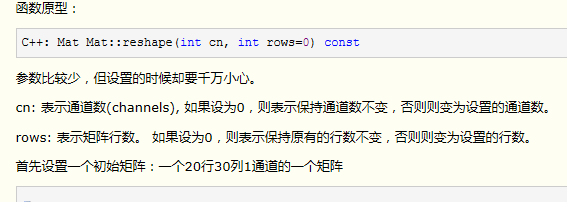
//> input picture lazy snapping/1.jpg, 567 x 202 px
$ ./lazy_snapping   (built with g++ and OpenCV 4)
//> lines starting //> are read from the running program, lines starting //| are printed output that depends on the picture; after the words box and inside, x2 and y2 are one past the last pixel; in counts of white or black regions, pixels touching at a corner belong together
### lazy snapping/stdafx.h
// stdafx.h : 标准系统包含文件的包含文件，
// 或是经常使用但不常更改的
// 特定于项目的包含文件
//

#pragma once

#include "targetver.h"

#include <stdio.h>
#include <tchar.h>


// TODO:  在此处引用程序需要的其他头文件

### lazy snapping/Bitmap.h
// -----------------------------------------------------
// bitmap.h
//
// header file for MS bitmap format
// -----------------------------------------------------

#ifndef BITMAP_H
#define BITMAP_H

#include <stdio.h>
#include <string.h>

#define BMP_BI_RGB        0L

typedef unsigned short	BMP_WORD;
typedef unsigned int	BMP_DWORD;
typedef int				BMP_LONG;

typedef struct {
	BMP_WORD	bfType;
	BMP_DWORD	bfSize;
	BMP_WORD	bfReserved1;
	BMP_WORD	bfReserved2;
	BMP_DWORD	bfOffBits;
} BMP_BITMAPFILEHEADER;

typedef struct {
	BMP_DWORD	biSize;
	BMP_LONG	biWidth;
	BMP_LONG	biHeight;
	BMP_WORD	biPlanes;
	BMP_WORD	biBitCount;
	BMP_DWORD	biCompression;
	BMP_DWORD	biSizeImage;
	BMP_LONG	biXPelsPerMeter;
	BMP_LONG	biYPelsPerMeter;
	BMP_DWORD	biClrUsed;
	BMP_DWORD	biClrImportant;
} BMP_BITMAPINFOHEADER;

// global I/O routines
extern unsigned char* readBMP( const char* fname, int& width, int& height );
extern void readBMP( const char* fname, float*& fImg, int& width, int& height );
extern void readBMP( const char* fname, float*& fImgR, float*& fImgG, float*& fImgB, int& width, int& height );
extern void writeBMP( const char* iname, int width, int height, unsigned char* data );
extern void writeBMP( const char* iname, int width, int height, float* data );
extern void writeBMP( const char* iname, int width, int height, float* dataR, float* dataG, float* dataB);

#endif

### lazy snapping/regions-new.h
// (C) 2002 Marshall Tappen, MIT AI Lab

#ifndef _reg_h
#define _reg_h

//#define FLOATTYPE float
typedef float FLOATTYPE;
typedef float FloatType;
#define UP 0
#define DOWN 1
#define LEFT 2
#define RIGHT 3
#include "MaxProdBP.h"

class MaxProdBP;
class OneNodeCluster
{
public:
  OneNodeCluster();

  //static const int UP = 0, DOWN = 1, LEFT = 2, RIGHT = 3;
  static int numStates;

  FLOATTYPE   *receivedMsgs[4],
              *nextRoundReceivedMsgs[4],
              *localEv;


//   FLOATTYPE *psi[4];
  void ComputeMsgRight(FLOATTYPE *msgDest, int r, int c, MaxProdBP *mrf);
  void ComputeMsgUp(FLOATTYPE *msgDest, int r, int c, MaxProdBP *mrf);

  void ComputeMsgLeft(FLOATTYPE *msgDest, int r, int c, MaxProdBP *mrf);

  void ComputeMsgDown(FLOATTYPE *msgDest, int r, int c, MaxProdBP *mrf);

  void getBelief(FLOATTYPE *beliefVec);
  int getBeliefMaxInd();

  int msgChange(FLOATTYPE thresh);

  void deliverMsgs();

};

void initOneNodeMsgMem(OneNodeCluster *nodeArray, FLOATTYPE *memChunk, const int numNodes,
                       const int msgChunkSize);

void computeMessagesUpDown(OneNodeCluster *nodeArray, const int numCols, const int numRows,
                           const int currCol, const FLOATTYPE alpha, MaxProdBP *mrf);
void computeMessagesLeftRight(OneNodeCluster *nodeArray, const int numCols, const int numRows,
                              const int currRow, const FLOATTYPE alpha, MaxProdBP *mrf);

void computeOneNodeMessagesPeriodic(OneNodeCluster *nodeTopArray, OneNodeCluster *nodeBotArray,
                                    const int numCols, const FLOATTYPE alpha);


#endif

### lazy snapping/LinkedBlockList.h
/* Singly Linked List of Blocks */
// This data structure should be used only for the GCoptimization class implementation
// because it lucks some important general functions for general list, like remove_item()
// The head block may be not full
// For regular 2D grids, it's better to set GCLL_BLOCK_SIZE to 2
// For other graphs, it should be set to the average expected number of neighbors
// Data in linked list for the neighborhood system is allocated in blocks of size GCLL_BLOCK_SIZE

#ifndef __LINKEDBLOCKLIST_H__
#define __LINKEDBLOCKLIST_H__

#define GCLL_BLOCK_SIZE 4
// GCLL_BLOCKSIZE should "fit" into the type BlockType. That is
// if GCLL_BLOCKSIZE is larger than 255 but smaller than largest short integer
// then  BlockType should be set to short
typedef unsigned char BlockType;

//The type of data stored in the linked list
typedef void * ListType;

class LinkedBlockList{

public:
    void addFront(ListType item);
    inline bool isEmpty(){if (m_head == 0) return(true); else return(false);};
    inline LinkedBlockList(){m_head = 0; m_head_block_size = GCLL_BLOCK_SIZE;};
    ~LinkedBlockList();

    // Next three functins are for the linked list traversal
    inline void setCursorFront(){m_cursor = m_head; m_cursor_ind = 0;};
    ListType next();
    bool hasNext();

private:
    typedef struct LLBlockStruct{
        ListType m_item[GCLL_BLOCK_SIZE];
        struct LLBlockStruct *m_next;
    } LLBlock;

    LLBlock *m_head;
    // Remembers the number of elements in the head block, since it may not be full
    BlockType m_head_block_size;
    // For block traversal, points to current element in the current block
    BlockType m_cursor_ind;
    // For block traversal, points to current block in the linked list
    LLBlock *m_cursor;
};

#endif

### lazy snapping/MaxProdBP.h
#ifndef __MAXPRODBP_H__
#define __MAXPRODBP_H__

#include <stdio.h>
#include <stdlib.h>
#include <string.h>
#include <assert.h>
#include "mrf.h"
#include "LinkedBlockList.h"
#include "regions-new.h"

//#define FloatType float
//#define FLOATTYPE float


typedef float FloatType;
typedef float FLOATTYPE;

class MaxProdBP;

class MaxProdBP : public MRF{
public:
	MaxProdBP(int width, int height, int nLabels, EnergyFunction *eng);
	MaxProdBP(int nPixels, int nLabels,EnergyFunction *eng);
	~MaxProdBP();
	void setNeighbors(int pix1, int pix2, CostVal weight);
	Label getLabel(int pixel){return(m_answer[pixel]);};
	void setLabel(int pixel,Label label){m_answer[pixel] = label;};
	Label* getAnswerPtr(){return(m_answer);};
	void clearAnswer();
  void setParameters(int , void *){printf("No optional parameters to set");}
	EnergyVal smoothnessEnergy();
	EnergyVal dataEnergy();
  EnergyFunction *getEnergyFunction();
  int getWidth();
  int getHeight();
  FLOATTYPE *getScratchMatrix();
  int getNLabels();
  bool varWeights();
  void setExpScale(int expScale);
  friend void getPsiMat(OneNodeCluster &cluster, FLOATTYPE *&destMatrix,
			int r, int c, MaxProdBP *mrf, int direction, FLOATTYPE &var_weight);

  InputType getSmoothType();
  FLOATTYPE getExpV(int i);
  FLOATTYPE *getExpV();

  CostVal getHorizWeight(int r, int c);
  CostVal getVertWeight(int r, int c);


  CostVal m_lambda;
  CostVal m_smoothMax;
  int m_smoothExp;

  enum //Borrowed from BP-S.h by vnk
    {
      NONE,
      L1,
      L2,
      FIXED_MATRIX,
      GENERAL,
      BINARY,
    } m_type;

protected:
	void setData(DataCostFn dcost);
	void setData(CostVal* data);
	void setSmoothness(SmoothCostGeneralFn cost);
	void setSmoothness(CostVal* V);
	void setSmoothness(int smoothExp,CostVal smoothMax, CostVal lambda);
	void setCues(CostVal* hCue, CostVal* vCue);
	void initializeAlg();
	void BPinitializeAlg();
	void optimizeAlg(int nIterations);

private:
	Label *m_answer;
	CostVal *m_V;
	CostVal *m_D;
	CostVal *m_horizWeights;
	CostVal *m_vertWeights;
  FLOATTYPE m_exp_scale;
	DataCostFn m_dataFn;
	SmoothCostGeneralFn m_smoothFn;
	bool m_needToFreeV;
  FLOATTYPE *m_scratchMatrix;
  FLOATTYPE *m_ExpData;
  FLOATTYPE *m_message_chunk;
  OneNodeCluster *nodeArray;
  typedef struct NeighborStruct {
    int     to_node;
    CostVal weight;
  } Neighbor;

  LinkedBlockList *m_neighbors;
};


#endif /*  __ICM_H__ */

### lazy snapping/lazy snapping.cpp
// lazy snapping.cpp : 定义控制台应用程序的入口点。
//
#include "MaxProdBP.h"
#include "Bitmap.h"
#include "mrf.h"
#include "stdafx.h"
#include<opencv2/core/core.hpp>
#include<opencv2/highgui/highgui.hpp>
#include<opencv2\imgproc\imgproc.hpp>
#include<vector>
#include<iostream>
using namespace cv;
using namespace std;
#define K_MEANS_CLUSTERS_NUM 64
string MainWindowName = "Mouse operation";//主窗口（进行鼠标操作的原图窗口）
string MaskWindowName = "Mask Image";//附属窗口（记录鼠标操作的黑白窗口）
bool g_bLeftButtonDown = false;
bool g_brightButtonDown = false;
string IMAGE_PATH_PREFIX = "data1/";
string IMAGE_OUTPUT_PATH = "output/";
vector<Mat>KmeansResult;
Mat g_mMaskImg;//记录划线的图
Mat srcimg1D, E1_1D;
Point g_pPrevious; // previous point position
Point g_pCurrent; // current mouse position 这两句对点的声明如果放进了mousecallback函数里就会出问题
void on_MouseCallBack(int event, int x, int y, int flags, void* params);
Mat UIdesign(const Mat&  srcImg);vector<Mat>Kmeans(Mat &mark, Mat &srcImg);//聚类返回vector0为前景的聚类结果 vector1为后景
Mat coutdata(Mat &mark, Mat &srcImg);//返回1维的E1能量值矩阵
Mat cv1D(Mat &mark);//返回列向量只转换8uc3
// [64 lines left out: functions dCost, fnCost, not called in this run]
Mat CutPhoto(Mat &srcImg, Mat & E1_1D);
int main()
{
	Mat srcImg = imread(IMAGE_PATH_PREFIX + "1.jpg");
//> srcImg is the input picture: 202 rows x 567 cols, CV_8UC3; mean B, G, R 229.1, 237.6, 237.6
    srcimg1D = cv1D(srcImg);
//> the loop in cv1D, `for (int i = 0; i <(int)mark.rows; i++)` made 202 passes
//> after the loop in cv1D, `for (int i = 0; i <(int)mark.rows; i++)`: k = 114534
	Mat markmat=UIdesign(srcImg);
	//E1_1D = coutdata(markmat, srcImg);
	imwrite(IMAGE_OUTPUT_PATH + "butterfly.jpg", CutPhoto(srcImg, coutdata(markmat, srcImg)));
	return 0;
}
void on_MouseCallBack(int event, int x, int y, int flags, void* params)//借用网上的交互式鼠标代码，opencv，自己改成了可以左右双键操作的
{
	Mat& img = *(Mat*)params;
	switch (event)
	{
	case EVENT_MOUSEMOVE:
	{
		if (g_bLeftButtonDown)
		{
			g_pCurrent = Point(x, y); // current mouse position

			//liftpLinePoints.push_back(g_pCurrent); // add current mouse position

			line(img, g_pPrevious, g_pCurrent, Scalar(0, 0, 255), 8, 8); // draw line on the input image 前景用红色画在原图的副本上和空白纸上
			line(g_mMaskImg, g_pPrevious, g_pCurrent, Scalar(0, 0, 255), 8, 8); // draw line on the mask image

			g_pPrevious = g_pCurrent; // after drawing, current mouse position should be previous mouse position of next movement
		}
		if (g_brightButtonDown)
		{
			g_pCurrent = Point(x, y); // current mouse position
			//rightpLinePoints.push_back(g_pCurrent); // add current mouse position

			line(img, g_pPrevious, g_pCurrent, Scalar(255,0, 0 ), 8, 8); // 后景用蓝色画在原图的副本上//b g r
			line(g_mMaskImg, g_pPrevious, g_pCurrent, Scalar( 255,0, 0), 8, 8); // 讲画的标记线画在空白纸上
			g_pPrevious = g_pCurrent; // after drawing, current mouse position should be previous mouse position of next movement
		}
	}
		break;
	case EVENT_LBUTTONDOWN:
	{
		g_bLeftButtonDown = true;

		g_pPrevious = Point(x, y);

		//liftpLinePoints.push_back(g_pPrevious);
	}
		break;
	case EVENT_LBUTTONUP:
	{
		g_bLeftButtonDown = false;
	}
		break;
	case EVENT_RBUTTONDOWN:
	{
		g_brightButtonDown = true;

		g_pPrevious = Point(x, y);

		//rightpLinePoints.push_back(g_pPrevious);
	}
		break;
	case EVENT_RBUTTONUP:
	{
		g_brightButtonDown = false;
	}
		break;


	}
}
Mat UIdesign(const Mat&  srcImg)
{

	Mat tempImg;//复制srcimage用于操作的
	Size srcSize = srcImg.size();
//> srcSize = Size(567, 202)
	g_mMaskImg = Mat(srcSize.height, srcSize.width, CV_8UC3);
	g_mMaskImg = Scalar::all(0);

	srcImg.copyTo(tempImg);

	namedWindow(MainWindowName);
	namedWindow(MaskWindowName);

	// set mouse call back function
	setMouseCallback(MainWindowName, on_MouseCallBack, (void*)&tempImg);

	while (1)
	{
		imshow(MainWindowName, tempImg);
		imshow(MaskWindowName, g_mMaskImg);

		if (waitKey(10) == 27)//每个循环等待10ms，有按ESC键则退出
//> the left mouse button is pressed at (141, 50)
//> the mouse is dragged to (283, 101)
//> call 2 of on_MouseCallBack, with event = 0, x = 283, y = 101, flags = 1
//> in on_MouseCallBack (call 2), `line(img, g_pPrevious, g_pCurrent, Scalar(0, 0, 255), 8, 8);`:
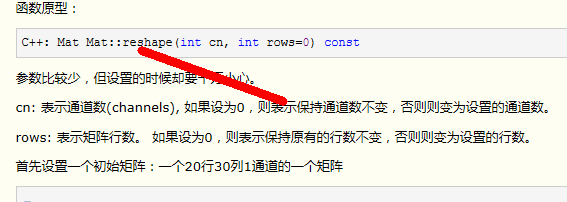
//> img: 202 rows x 567 cols, CV_8UC3; 1.2% of pixels changed, all inside (x1, y1, x2, y2) = (137, 46, 288, 106)
//> in on_MouseCallBack (call 2), `line(g_mMaskImg, g_pPrevious, g_pCurrent, Scalar(0, 0, 255), 8, 8);`:
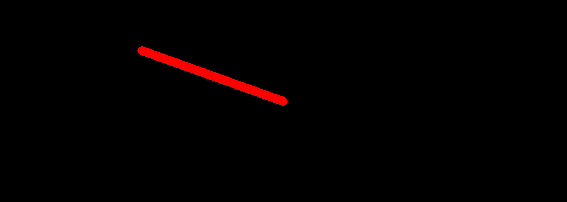
//> g_mMaskImg: 202 rows x 567 cols, CV_8UC3; mean B, G, R 0, 0, 3.1
//> the mouse is dragged to (425, 151)
//> call 3 of on_MouseCallBack, with event = 0, x = 425, y = 151, flags = 1
//> in on_MouseCallBack (call 3), `line(img, g_pPrevious, g_pCurrent, Scalar(0, 0, 255), 8, 8);`:
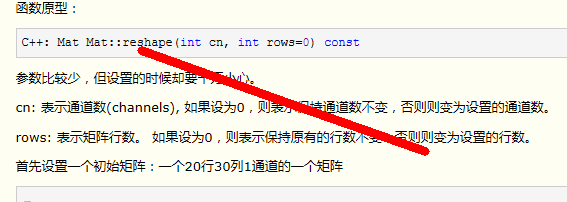
//> img: 202 rows x 567 cols, CV_8UC3; 1.15% of pixels changed, all inside (x1, y1, x2, y2) = (284, 98, 430, 156)
//> in on_MouseCallBack (call 3), `line(g_mMaskImg, g_pPrevious, g_pCurrent, Scalar(0, 0, 255), 8, 8);`:
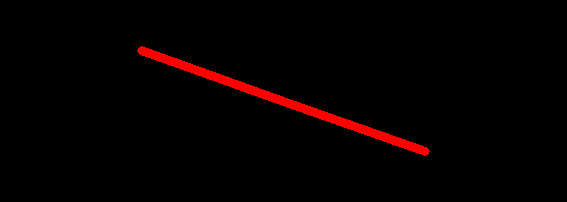
//> g_mMaskImg: 202 rows x 567 cols, CV_8UC3; 1.15% of pixels changed, all inside (x1, y1, x2, y2) = (284, 98, 430, 156)
//> the button is released at (425, 151)
//> the Esc key is pressed
		{
			break;
		}
	}
	imwrite(IMAGE_OUTPUT_PATH + "mask1.jpg", tempImg);
	//imwrite(IMAGE_OUTPUT_PATH + "mask2.jpg", g_mMaskImg);
	return  g_mMaskImg;

}
vector<Mat>Kmeans(Mat &mark, Mat &srcImg)
{
	vector<Vec3b>seedFsample;
	vector<Vec3b>seedBsample;
	//Mat test(srcImg.size(),srcImg.type());
	for (int i = 0; i < (int)mark.rows; i++)
		for (int j = 0; j <(int)mark.cols; j++)
		{
		if (mark.at<Vec3b>(i, j)[2] == 255 && mark.at<Vec3b>(i, j)[1] == 0)
			seedFsample.push_back(srcImg.at<Vec3b>(i, j));
		if (mark.at<Vec3b>(i, j)[0] == 255 && mark.at<Vec3b>(i, j)[1] == 0)
			seedBsample.push_back(srcImg.at<Vec3b>(i, j));
		}
//> after the loop, seedFsample = 2694 items, first 12: [245, 245, 245], [245, 245, 245], [245, 245, 245], [245, 245, 245], [245, 245, 245], [245, 245, 245], [245, 245, 245], [245, 245, 245], [245, 245, 245], [245, 245, 245], [245, 245, 245], [245, 245, 245]
	if (seedBsample.size() == 0 || seedFsample.size() == 0)
	{
		cout << "please draw at least one fore ground line and one back ground line!";
		getchar();
		exit(0);
//> (the program exits here)
